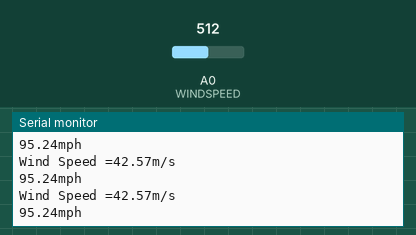
Simulated run of this sketch. Board: Arduino Uno, built with avr-gcc and run on an emulated ATmega328P. Parts: the last lines printed to the serial monitor. The inputs (shaded band) are chosen by the test bench; at power-on: A0 (WINDSPEED) = 512.

Above: at 1.2 s.
1.3 s: A0 (WINDSPEED) set to 716
At 1.72 s:
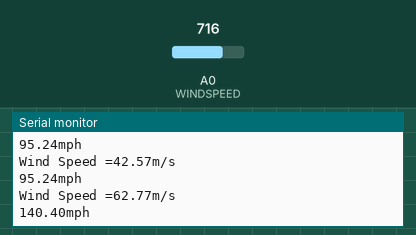
2.8 s: A0 (WINDSPEED) set to 900
At 2.93 s:
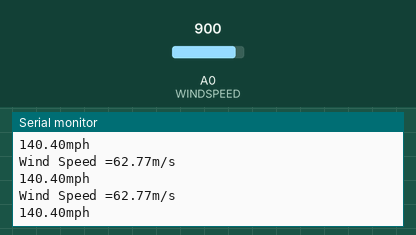
Timing chart, 0 to 5.8 s (numbered marks = the images above; inputs shaded):
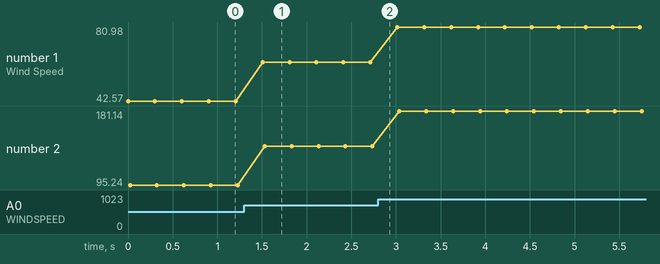

The sketch:

Anemometer.ino
```cpp
#define WINDSPEED A0

void setup() {
  Serial.begin(9600);

}

void loop() {
 Serial.print("Wind Speed =");
 Serial.print(wind_speed());
 Serial.println("m/s");
 Serial.print(speed_mph());
 Serial.println("mph");

 delay(300);

}

float wind_speed(){
  float sensorValue = analogRead(WINDSPEED);
  float voltage = (sensorValue / 1023) * 5;
  float wind_speed = mapfloat(voltage, 0.4, 2, 0, 32.4);
  if (isnan(wind_speed) ){
      float wind_speed = 0.00;
      return wind_speed;
   }else{
     return wind_speed;
   }
}

float mapfloat(float x, float in_min, float in_max, float out_min, float out_max)
{
  return (x - in_min) * (out_max - out_min) / (in_max - in_min) + out_min;
}


float speed_mph(){
  float speed_mph = ((wind_speed() *3600)/1609.344);
  if (isnan(speed_mph) ){
      float speed_mph = 0.00;
      return speed_mph;
   }else{
     return speed_mph;
   }
}
```

Measured:
- after the input at 1.3 s, the serial monitor: prints a new line after 0.21 s (image 1)
- plotted number 1: 42.57 → 62.77 after the input at 1.3 s, 62.77 → 80.98 after the input at 2.8 s
- plotted number 2: 95.24 → 140.4 after the input at 1.3 s, 140.4 → 181.14 after the input at 2.8 s
